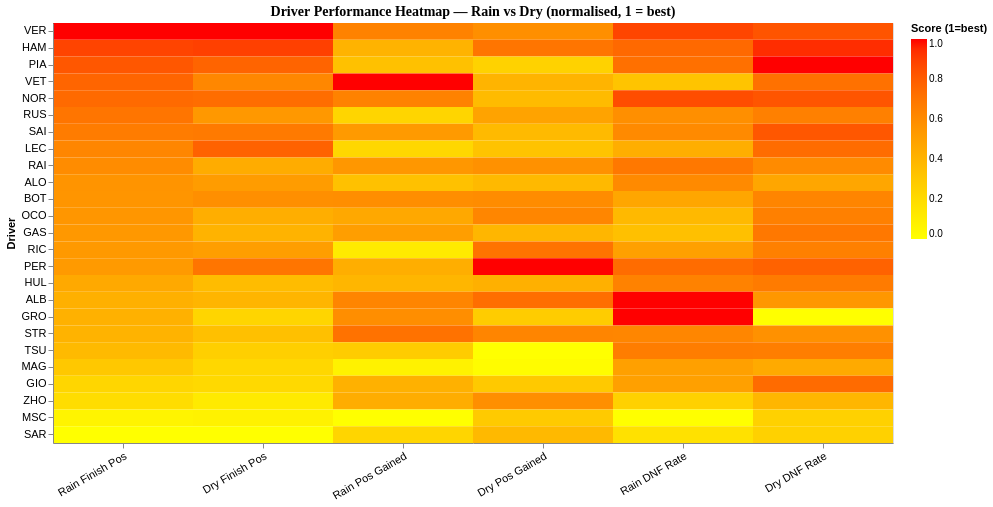

The code cell stored with this chart in its notebook:
### Markdown cell above
#### Chart 3 — Heatmap: Multi-Metric Driver Comparison

Six metrics normalised 0–1 (where **1 = best**). Colour intensity shows relative strength. Allows direct cross-metric comparison between drivers.

### Code cell
from sklearn.preprocessing import MinMaxScaler

hm_metrics = {
    'Rain Finish Pos':    ('RainAvgFinishPosition', True),   # True = lower is better (invert)
    'Dry Finish Pos':     ('DryAvgFinishPosition',  True),
    'Rain Pos Gained':    ('RainAvgPositionsGained', False),  # higher is better
    'Dry Pos Gained':     ('DryAvgPositionsGained',  False),
    'Rain DNF Rate':      ('RainDNFRate',            True),   # lower is better (invert)
    'Dry DNF Rate':       ('DryDNFRate',             True),
}

hm_rows = []
for label, (col, invert) in hm_metrics.items():
    vals = comp[col].values.astype(float)
    # Normalise 0-1
    mn, mx = vals.min(), vals.max()
    norm = (vals - mn) / (mx - mn) if mx > mn else vals * 0
    if invert:
        norm = 1 - norm
    for driver, score, raw in zip(comp['Driver'], norm, vals):
        hm_rows.append({'Driver': driver, 'Metric': label, 'Score': round(score, 3), 'RawValue': round(raw, 3)})

hm_df = pd.DataFrame(hm_rows)

# Sort drivers by rain finish position (best first)
driver_order_hm = comp.sort_values('RainAvgFinishPosition')['Driver'].tolist()
metric_order = list(hm_metrics.keys())

chart3 = alt.Chart(hm_df).mark_rect().encode(
    x=alt.X('Metric:N', sort=metric_order, title=None,
            axis=alt.Axis(labelAngle=-30, labelFontSize=11)),
    y=alt.Y('Driver:N', sort=driver_order_hm, title='Driver',
            axis=alt.Axis(labelFontSize=11)),
    color=alt.Color('Score:Q',
                    scale=alt.Scale(domain=[0, 1], range=['yellow', 'red']),
                    legend=alt.Legend(title='Score (1=best)')),
    tooltip=['Driver', 'Metric',
             alt.Tooltip('Score:Q', format='.3f'),
             alt.Tooltip('RawValue:Q', format='.3f', title='Raw Value')]
).properties(
    title='Driver Performance Heatmap — Rain vs Dry (normalised, 1 = best)',
    width=840,
    height=420
).configure_title(fontSize=14, font='Calibri')

chart3

### Figure 1 — Vega-Lite specification as saved in the notebook (floating-point values rounded to 4 significant figures; data arrays with more than 128 entries replaced by an {"elided": "..."} marker saying what was removed)
{"config": {"view": {"continuousWidth": 300, "continuousHeight": 300}, "title": {"font": "Calibri", "fontSize": 14}}, "data": {"name": "data-ff867f0b03d295104aab3633ca8e32e0"}, "mark": {"type": "rect"}, "encoding": {"color": {"field": "Score", "legend": {"title": "Score (1=best)"}, "scale": {"domain": [0, 1], "range": ["yellow", "red"]}, "type": "quantitative"}, "tooltip": [{"field": "Driver", "type": "nominal"}, {"field": "Metric", "type": "nominal"}, {"field": "Score", "format": ".3f", "type": "quantitative"}, {"field": "RawValue", "format": ".3f", "title": "Raw Value", "type": "quantitative"}], "x": {"axis": {"labelAngle": -30, "labelFontSize": 11}, "field": "Metric", "sort": ["Rain Finish Pos", "Dry Finish Pos", "Rain Pos Gained", "Dry Pos Gained", "Rain DNF Rate", "Dry DNF Rate"], "title": null, "type": "nominal"}, "y": {"axis": {"labelFontSize": 11}, "field": "Driver", "sort": ["VER", "HAM", "PIA", "VET", "NOR", "RUS", "SAI", "LEC", "RAI", "ALO", "BOT", "OCO", "GAS", "RIC", "PER", "HUL", "ALB", "GRO", "STR", "TSU", "MAG", "GIO", "ZHO", "MSC", "SAR"], "title": "Driver", "type": "nominal"}}, "height": 420, "title": "Driver Performance Heatmap — Rain vs Dry (normalised, 1 = best)", "width": 840, "$schema": "https://vega.github.io/schema/vega-lite/v6.1.0.json", "datasets": {"data-ff867f0b03d295104aab3633ca8e32e0": {"elided": "150 records"}}}
